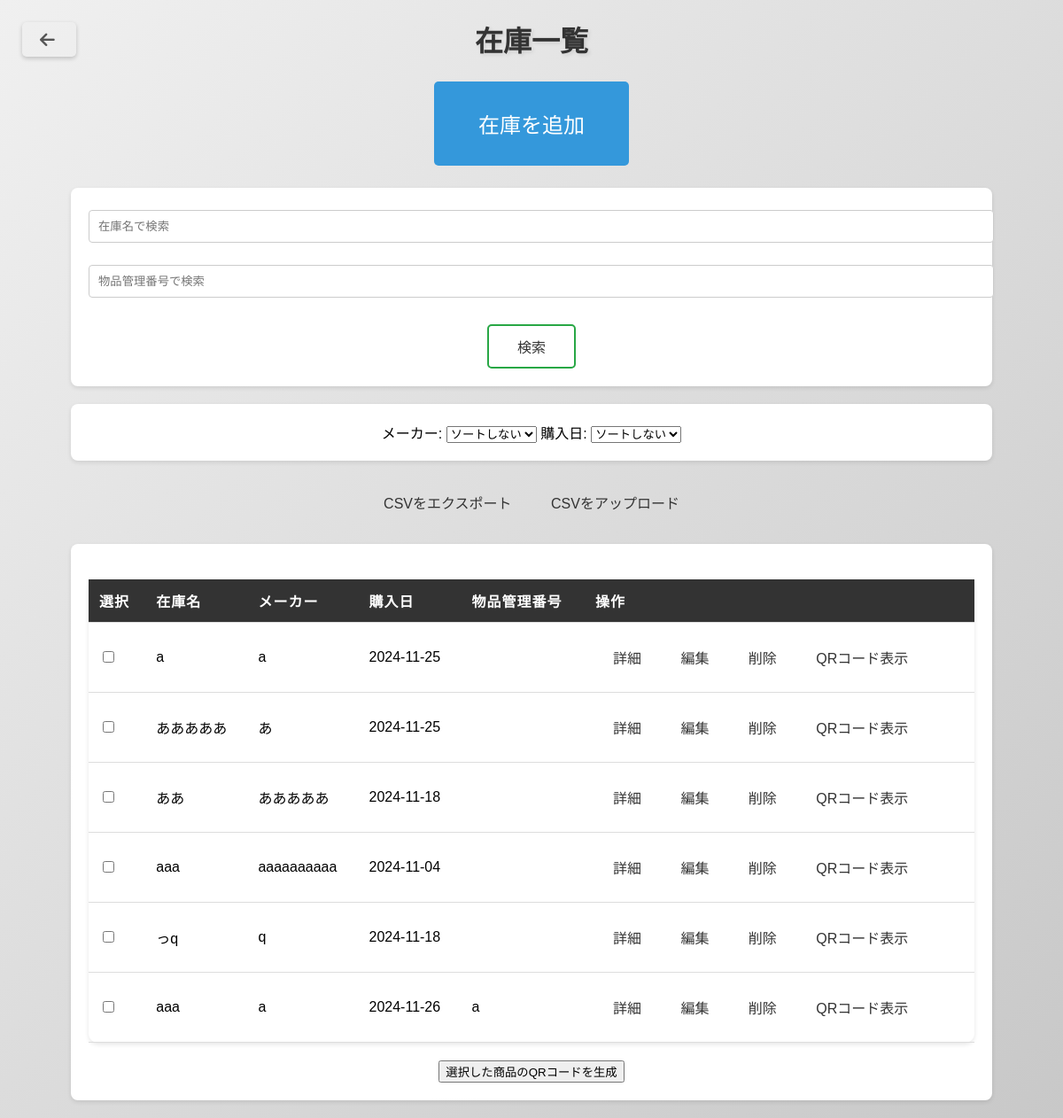
The page /inventory on the database as committed earlier.
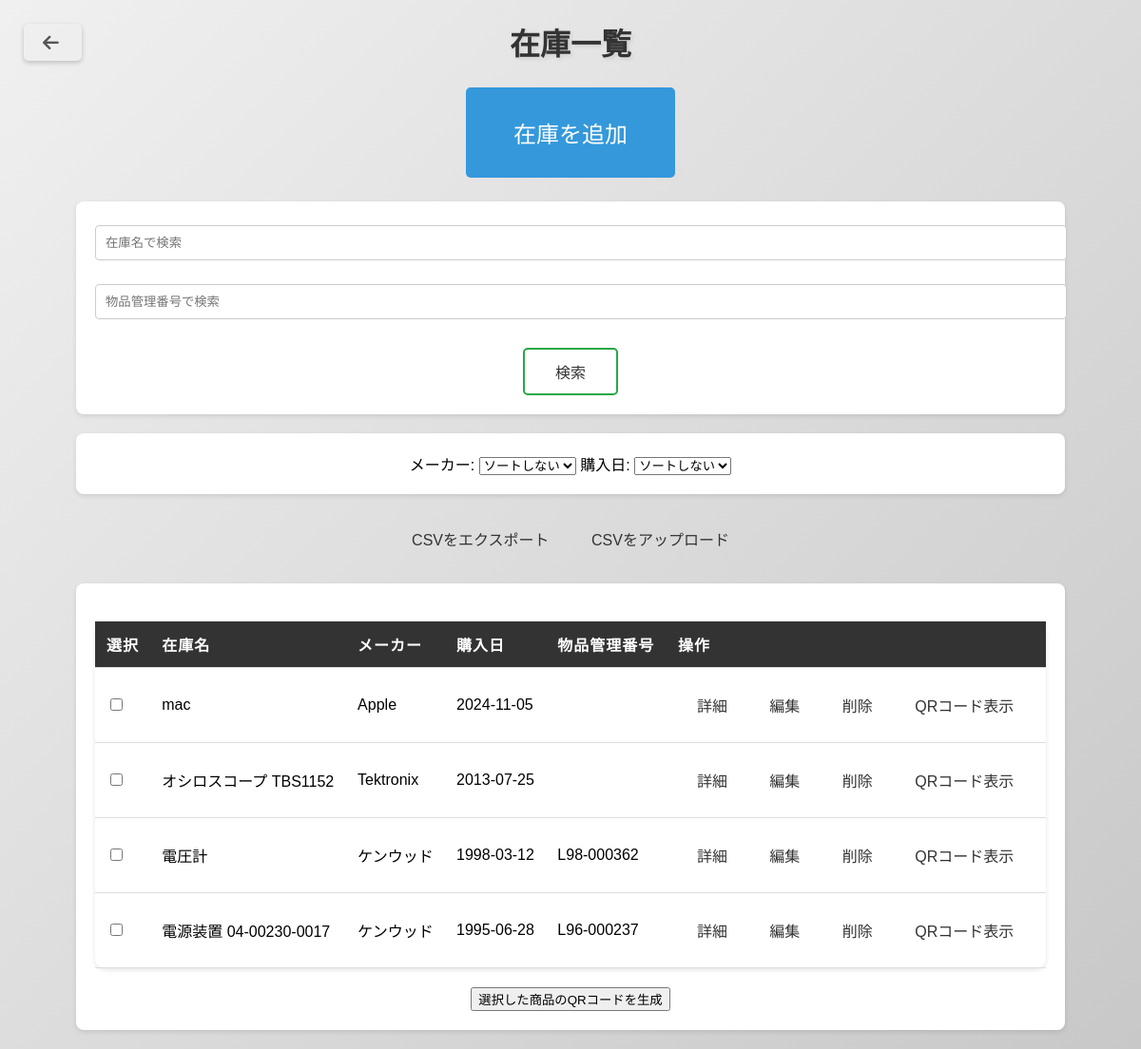
The same page on the database as committed later.
### tables this page shows
CREATE TABLE inventory (
            id INTEGER PRIMARY KEY AUTOINCREMENT,
            product_name TEXT NOT NULL,
            manufacturer TEXT NOT NULL,
            purchase_date TEXT NOT NULL,
            item_number TEXT,  -- 物品管理番号
            description TEXT   -- 説明
        );

### app.py (the view)
@app.route('/inventory')
def inventory():
    conn = get_db_connection()
    search_query = request.args.get('search')
    item_number = request.args.get('item_number')
    sort = request.args.get('sort')
    query = 'SELECT * FROM inventory WHERE 1=1'
    params = []
    if search_query:
        query += ' AND product_name LIKE ?'
        params.append(f'%{search_query}%')
    if item_number:
        query += ' AND item_number = ?'
        params.append(item_number)
    if sort == 'manufacturer':
        query += ' ORDER BY manufacturer'
    elif sort == 'purchase_date_asc':  # 購入日昇順
        query += ' ORDER BY purchase_date ASC'
    elif sort == 'purchase_date_desc':  # 購入日降順
        query += ' ORDER BY purchase_date DESC'
    products = conn.execute(query, params).fetchall()
    conn.close()
    return render_template('inventory.html', products=products)

### app.py (called while the page is built)
def get_db_connection():
    conn = sqlite3.connect('inventory.db')
    conn.row_factory = sqlite3.Row
    return conn

### templates/inventory.html (shortened to what this page needs)
<!DOCTYPE html>
<html lang="ja">
<head>
    <link rel="stylesheet" href="{{ url_for('static', filename='styles.css') }}">
    <link rel="stylesheet" href="{{ url_for('static', filename='styles.css') }}">
    <link href="https://cdnjs.cloudflare.com/ajax/libs/font-awesome/6.0.0/css/all.min.css" rel="stylesheet">
</head>
</head>
<body>
<h1>在庫一覧</h1>
<a href="{{ url_for('index') }}" class="back-button">
    <i class="fas fa-arrow-left"></i>
  </a>
<a href="{{ url_for('show_add_product') }}" class="add-product-btn">在庫を追加</a>
    <form method="GET" action="{{ url_for('inventory') }}">
        <input type="text" name="search" placeholder="在庫名で検索" value="{{ request.args.get('search', '') }}">
        <input type="text" name="item_number" placeholder="物品管理番号で検索" value="{{ request.args.get('item_number', '') }}">
        <input type="submit" value="検索"style="width: 100px; height: 50px; font-size: 16px; margin-top: 10px;">
    </form>
<form method="GET" action="{{ url_for('inventory') }}">
    <label for="sort_manufacturer">メーカー:</label>
    <select id="sort_manufacturer" name="sort" onchange="this.form.submit()">
        <option value="">ソートしない</option>
    </select>
    <label for="sort_date">購入日:</label>
    <select id="sort_date" name="sort_date" onchange="this.form.submit()">
        <option value="">ソートしない</option>
    </select>
</form>
    <a href="{{ url_for('export_csv') }}">CSVをエクスポート</a>
    <a href="{{ url_for('upload_csv') }}">CSVをアップロード</a>
 <form method="POST" action="{{ url_for('generate_selected_qrs') }}">
    <table>
        <head>
            <tr>
                <th>選択</th>
                <th>在庫名</th>
                <th>メーカー</th>
                <th>購入日</th>
                <th>物品管理番号</th>
                <th>操作</th>
            </tr>
        </head>
        <body>
            {% for product in products %}
                <tr>
                    <td>
                        <input type="checkbox" name="selected_products" value="{{ product.id }}">
                    </td>
                    <td>{{ product.product_name }}</td>
                    <td>{{ product.manufacturer }}</td>
                    <td>{{ product.purchase_date }}</td>
                    <td>{{ product.item_number }}</td>
                    <td>
                        <a href="{{ url_for('product_detail', product_id=product.id) }}">詳細</a>
                        <a href="{{ url_for('edit_product', product_id=product.id) }}">編集</a>
                        <a href="{{ url_for('delete_product', product_id=product.id) }}">削除</a>
                        <a href="{{ url_for('generate_qr', product_id=product.id) }}">QRコード表示</a>
                    </td>
                </tr>
            {% endfor %}
        </body>
    </table>
    <button type="submit">選択した商品のQRコードを生成</button>
</form>
</body>
</html>

### static/styles.css (style rules this page uses)
body { font-family: 'Sacramento', cursive; margin: 0; padding: 0; background-color: #f4f4f4; background: linear-gradient(135deg, #f0f0f0, #c8c8c8); }
h1, h2 { text-align: center; color: #333; margin-bottom: 20px; text-shadow: 2px 2px 4px rgba(0, 0, 0, 0.1); }
a { text-decoration: none; color: #333; position: relative; display: inline-block; padding: 10px 15px; margin: 5px; transition: all 0.3s ease; background-color: transparent; }
a::after { content: ''; position: absolute; width: 100%; height: 2px; bottom: 0; left: 0; background-color: #ab1717; transform: scaleX(0); transform-origin: right; transition: transform 0.3s ease; }
table { width: 100%; margin: 20px auto; border-collapse: collapse; background-color: white; box-shadow: 0 2px 5px rgba(0, 0, 0, 0.1); border-radius: 10px; }
th, td { padding: 12px; text-align: left; border-bottom: 1px solid #ddd; }
th { background-color: #333; color: white; text-transform: uppercase; letter-spacing: 1px; }
form { max-width: 1000px; margin: 20px auto; padding: 20px; background-color: white; box-shadow: 0 2px 5px rgba(0, 0, 0, 0.1); border-radius: 8px; }
input[type="text"], input[type="date"] { width: 100%; padding: 10px; margin: 5px 0 20px 0; border: 1px solid #ccc; border-radius: 4px; }
input[type="submit"] { background-color: transparent; color: #333; border: 2px solid #28a745; padding: 10px 15px; border-radius: 5px; cursor: pointer; position: relative; transition: all 0.3s ease; }
input[type="submit"]::after { content: ''; position: absolute; width: 100%; height: 2px; bottom: 0; left: 0; background-color: #28a745; transform: scaleX(0); transform-origin: right; transition: transform 0.3s ease; }
.back-button { display: inline-flex; align-items: center; text-decoration: none; color: #555; transition: color 0.3s; position: absolute; top: 20px; left: 20px; font-size: 1.2em; text-decoration: none; padding: 10px 20px; border-radius: 5px; box-shadow: 0 2px 5px rgba(0, 0, 0, 0.2); transition: background-color 0.3s; }
.back-button i { margin-right: 4px; }

### templates/inventory.html (style rules this page uses)
body { text-align: center; font-family: Arial, sans-serif; }
.add-product-btn { font-size: 1.5em; padding: 30px 50px; background-color: #3498db; color: white; border: none; border-radius: 5px; text-decoration: none; display: inline-block; }

Rows that differ between the two databases and show on the page:
removed inventory: product_name "あああああ", manufacturer "あ", purchase_date "2024-11-25"
removed inventory: product_name "ああ", manufacturer "あああああ", purchase_date "2024-11-18"
removed inventory: product_name "aaa", manufacturer "aaaaaaaaaa", purchase_date "2024-11-04"
removed inventory: product_name "っq", manufacturer "q", purchase_date "2024-11-18"
removed inventory: product_name "aaa", manufacturer "a", purchase_date "2024-11-26", item_number "a"
added inventory: product_name "mac", manufacturer "Apple", purchase_date "2024-11-05"
changed inventory: product_name "a" → "オシロスコープ TBS1152"; manufacturer "a" → "Tektronix"; purchase_date "2024-11-25" → "2013-07-25"
added inventory: product_name "電圧計", manufacturer "ケンウッド", purchase_date "1998-03-12", item_number "L98-000362"
added inventory: product_name "電源装置 04-00230-0017", manufacturer "ケンウッド", purchase_date "1995-06-28", item_number "L96-000237"
